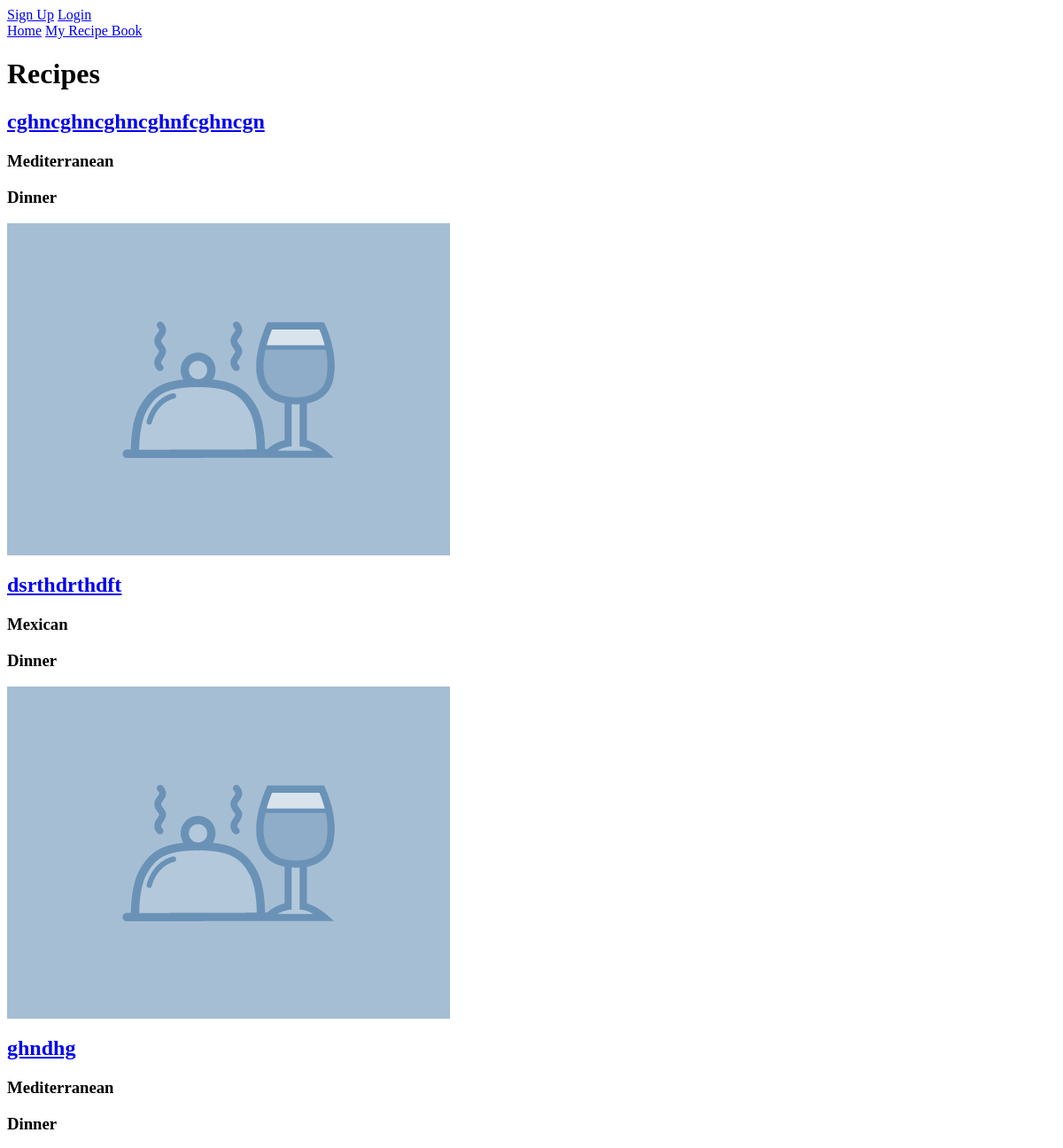
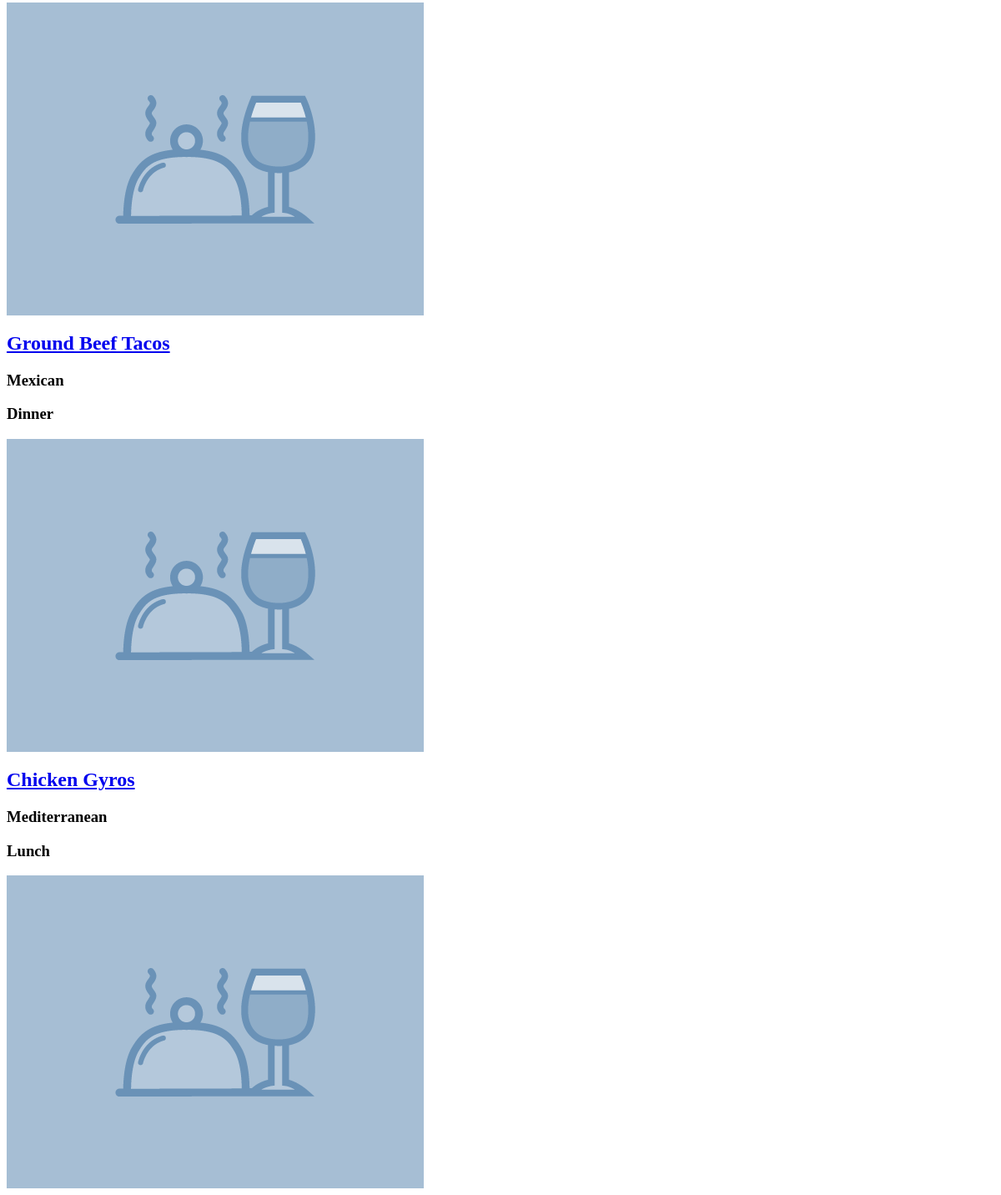
Page /recipes/ on the earlier database version (2 pictures, top to bottom).
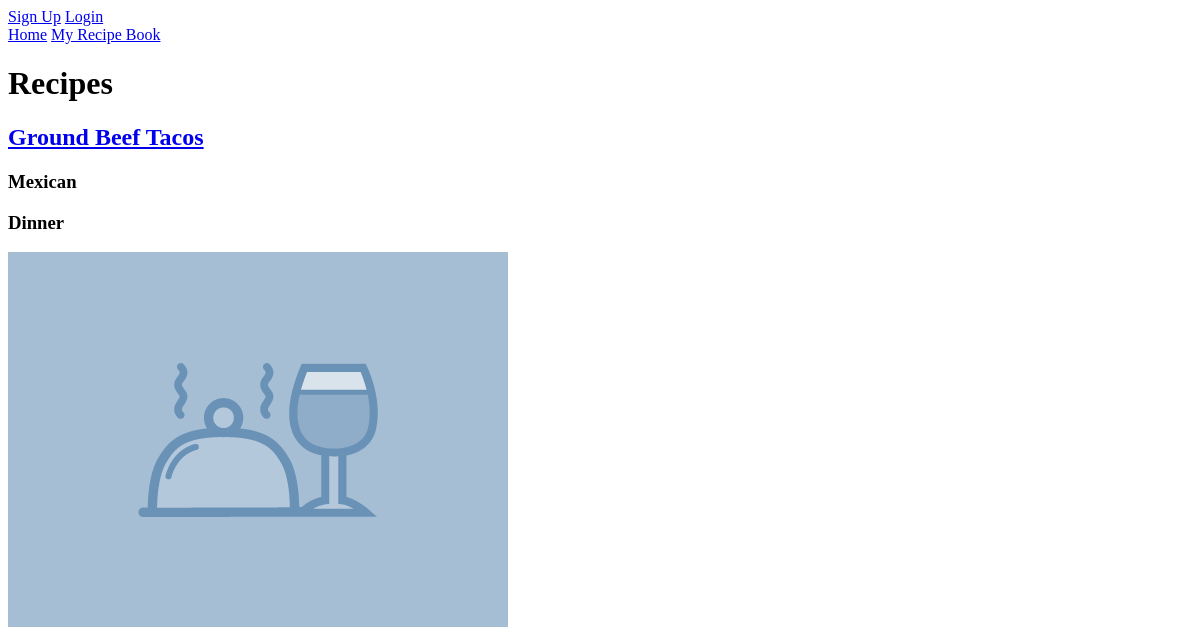
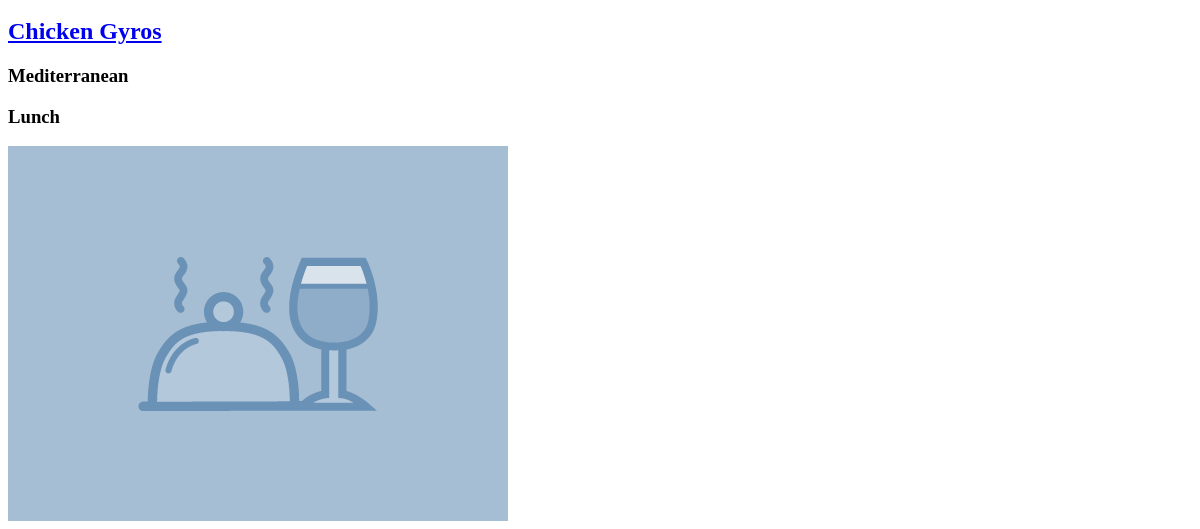
Same page on the later database version (2 pictures, top to bottom).
### recipes/models.py (models this page shows, shortened)
class Recipe(models.Model):
    title = models.CharField(max_length=200)
    image = models.ImageField(upload_to='recipes/images/', null=True, blank=True)
    url = models.URLField(blank=True)
    category = models.ForeignKey(Category, on_delete=models.CASCADE,)
    daily_meals = ['Breakfast', 'Brunch', 'Elevenses', 'Lunch', 'Tea', 'Supper', 'Dinner']
    meal = models.ForeignKey(Meal, limit_choices_to={'name__in': daily_meals}, on_delete=models.CASCADE,)
    image_ingredients = models.ImageField(upload_to='recipes/images/', null=True, blank=True)
    ingredients = models.TextField(blank=True)
    image_directions = models.ImageField(upload_to='recipes/images/', null=True, blank=True)
    directions = models.TextField(blank=True)
    image_final = models.ImageField(upload_to='recipes/images/', null=True, blank=True)
    serving_instructions = models.TextField(blank=True)
    created = models.DateTimeField(auto_now_add=True)
    updated = models.DateTimeField(auto_now=True)
    user = models.ForeignKey(User, on_delete=models.CASCADE)

class Category(models.Model):
    name = models.CharField(max_length=250)
    slug = models.SlugField(max_length=250, unique=True)
    class Meta:
        ordering = ('name',)
        verbose_name = 'category'
        verbose_name_plural = 'categories'
    def __str__(self):
        return self.name

class Meal(models.Model):
    name = models.CharField(max_length=250)
    slug = models.SlugField(max_length=250, unique=True)
    class Meta:
        ordering = ('name',)
        verbose_name = 'meal'
        verbose_name_plural = 'meals'
    def __str__(self):
        return self.name

### recipes/views.py (the view)
# urls.py: path('recipes/', views.recipebook, name='recipebook'),
def recipebook(request):
    recipes = Recipe.objects.order_by('-created')[:5]
    return render(request, 'recipes/recipebook.html', {'recipes':recipes})

### recipes/templates/recipes/recipebook.html (shortened to what this page needs)
{% extends 'recipes/base.html' %}
{% load static %}
{% block content %}
<h1>Recipes</h1>
{% for recipe in recipes %}
<a href="{% url 'solo' recipe.id %}"><h2>{{ recipe.title }}</h2></a>
<h3>{{ recipe.category }}</h3>
<h3>{{ recipe.meal }}</h3>
{% if recipes.image.url %}
<img src="{{ recipe.image.url }}">
{% else %}
<img src="{% static 'images/default.png' %}">
{% endif %}
{% endfor %}
{% endblock %}

Differences in the rows shown:
removed Recipe: title "cghncghncghncghnfcghncgn", category "Mediterranean", meal "Dinner"
removed Recipe: title "dsrthdrthdft", category "Mexican", meal "Dinner"
removed Recipe: title "ghndhg", category "Mediterranean", meal "Dinner"
